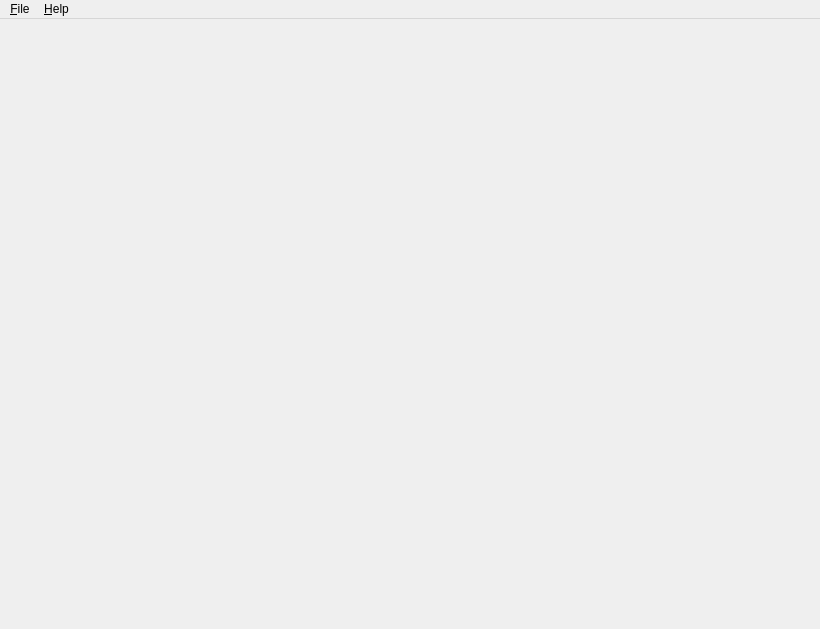
<?xml version="1.0" encoding="UTF-8"?>
<ui version="4.0">
 <class>MainWindow</class>
 <widget class="QMainWindow" name="MainWindow">
  <property name="geometry">
   <rect>
    <x>0</x>
    <y>0</y>
    <width>820</width>
    <height>629</height>
   </rect>
  </property>
  <property name="windowTitle">
   <string>MainWindow</string>
  </property>
  <widget class="QWidget" name="centralwidget">
   <layout class="QVBoxLayout" name="verticalLayout">
    <property name="leftMargin">
     <number>2</number>
    </property>
    <property name="topMargin">
     <number>2</number>
    </property>
    <property name="rightMargin">
     <number>2</number>
    </property>
    <property name="bottomMargin">
     <number>2</number>
    </property>
   </layout>
  </widget>
  <widget class="QMenuBar" name="menubar">
   <property name="geometry">
    <rect>
     <x>0</x>
     <y>0</y>
     <width>820</width>
     <height>23</height>
    </rect>
   </property>
   <widget class="QMenu" name="menuFile">
    <property name="title">
     <string>&amp;File</string>
    </property>
    <addaction name="actionRestart3DView"/>
    <addaction name="separator"/>
    <addaction name="actionExit"/>
   </widget>
   <widget class="QMenu" name="menu_Help">
    <property name="title">
     <string>&amp;Help</string>
    </property>
    <addaction name="actionAbout"/>
   </widget>
   <addaction name="menuFile"/>
   <addaction name="menu_Help"/>
  </widget>
  <action name="actionAbout">
   <property name="text">
    <string>&amp;About</string>
   </property>
  </action>
  <action name="actionRestart3DView">
   <property name="text">
    <string>Restart 3D View</string>
   </property>
  </action>
  <action name="actionExit">
   <property name="text">
    <string>Exit</string>
   </property>
  </action>
 </widget>
 <resources/>
 <connections/>
</ui>
